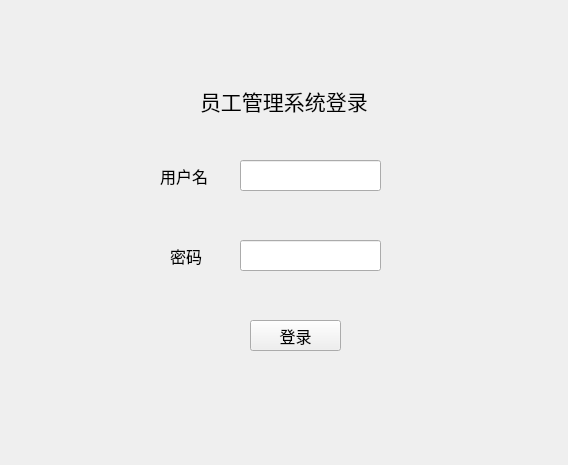
<?xml version="1.0" encoding="UTF-8"?>
<ui version="4.0">
 <class>Form</class>
 <widget class="QWidget" name="Form">
  <property name="geometry">
   <rect>
    <x>0</x>
    <y>0</y>
    <width>568</width>
    <height>465</height>
   </rect>
  </property>
  <property name="windowTitle">
   <string>Form</string>
  </property>
  <widget class="QLabel" name="label">
   <property name="geometry">
    <rect>
     <x>200</x>
     <y>30</y>
     <width>331</width>
     <height>141</height>
    </rect>
   </property>
   <property name="font">
    <font>
     <family>Arial</family>
     <pointsize>16</pointsize>
    </font>
   </property>
   <property name="text">
    <string>员工管理系统登录</string>
   </property>
  </widget>
  <widget class="QLineEdit" name="lineEdit">
   <property name="geometry">
    <rect>
     <x>240</x>
     <y>160</y>
     <width>141</width>
     <height>31</height>
    </rect>
   </property>
  </widget>
  <widget class="QLineEdit" name="lineEdit_2">
   <property name="geometry">
    <rect>
     <x>240</x>
     <y>240</y>
     <width>141</width>
     <height>31</height>
    </rect>
   </property>
   <property name="inputMask">
    <string/>
   </property>
   <property name="echoMode">
    <enum>QLineEdit::Password</enum>
   </property>
  </widget>
  <widget class="QLabel" name="label_2">
   <property name="geometry">
    <rect>
     <x>160</x>
     <y>160</y>
     <width>71</width>
     <height>31</height>
    </rect>
   </property>
   <property name="font">
    <font>
     <family>Arial</family>
     <pointsize>12</pointsize>
    </font>
   </property>
   <property name="text">
    <string>用户名</string>
   </property>
  </widget>
  <widget class="QLabel" name="label_3">
   <property name="geometry">
    <rect>
     <x>170</x>
     <y>240</y>
     <width>51</width>
     <height>31</height>
    </rect>
   </property>
   <property name="font">
    <font>
     <family>Arial</family>
     <pointsize>12</pointsize>
    </font>
   </property>
   <property name="text">
    <string>密码</string>
   </property>
  </widget>
  <widget class="QPushButton" name="pushButton">
   <property name="geometry">
    <rect>
     <x>250</x>
     <y>320</y>
     <width>91</width>
     <height>31</height>
    </rect>
   </property>
   <property name="font">
    <font>
     <family>Arial</family>
     <pointsize>12</pointsize>
    </font>
   </property>
   <property name="text">
    <string>登录</string>
   </property>
  </widget>
 </widget>
 <resources/>
 <connections/>
</ui>
